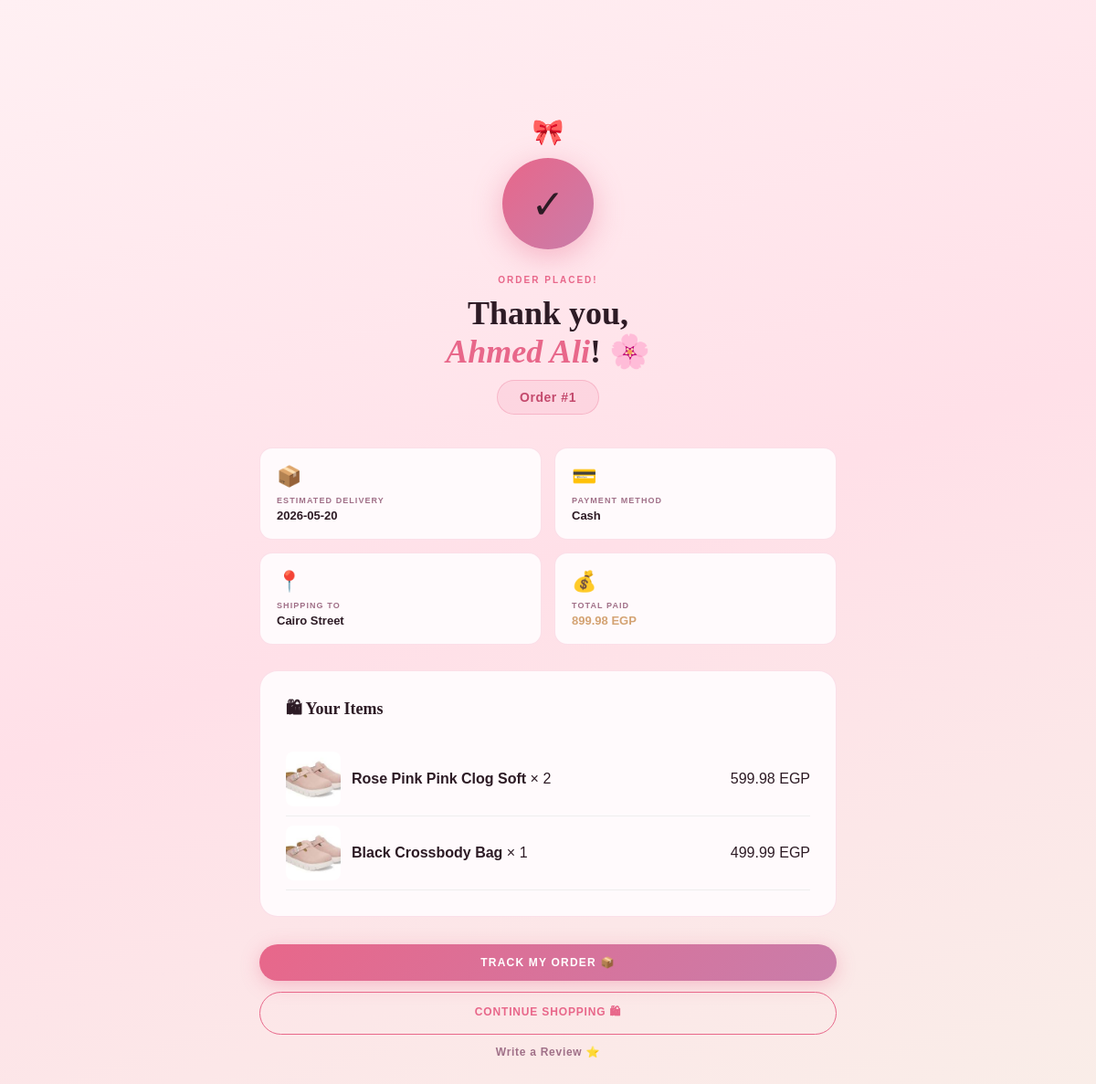
Before: /MVC/View/GUI/placeorder.php?id=1 with the older database file.
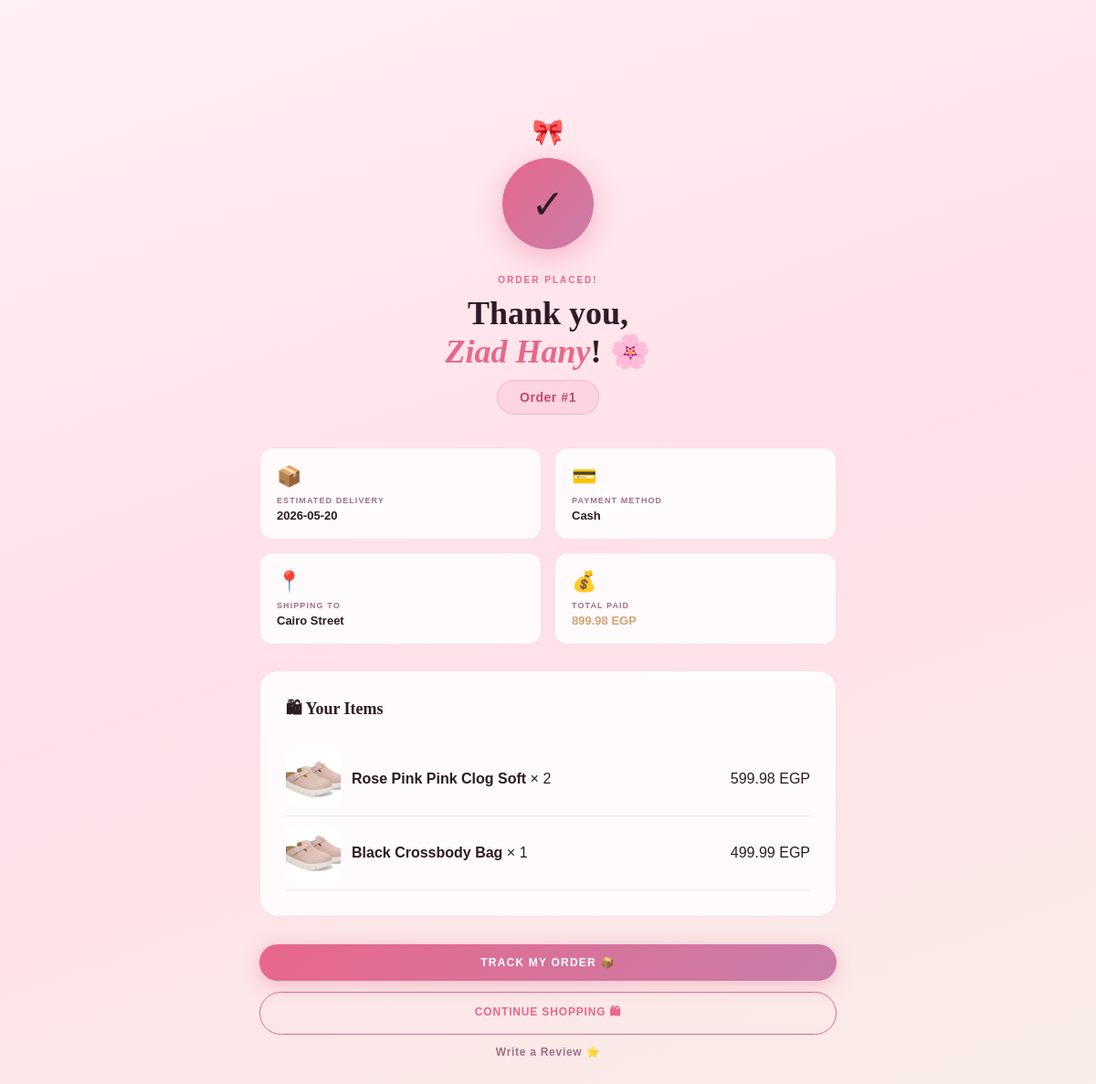
After: the same page with the newer database file.
### tables this page shows
CREATE TABLE orders (
    orderID INT PRIMARY KEY AUTO_INCREMENT,
    userID INT,
    orderDate TIMESTAMP DEFAULT CURRENT_TIMESTAMP,
    totalAmount DECIMAL(10,2),
    status ENUM('Pending','Processing','Shipped','Delivered','Cancelled') DEFAULT 'Pending',
    shippingAddress VARCHAR(255),
    deliveryDate DATE,
    paymentMethod VARCHAR(50),
    FOREIGN KEY (userID) REFERENCES users(userID)
);

CREATE TABLE users (
    userID INT PRIMARY KEY AUTO_INCREMENT,
    name VARCHAR(255),
    email VARCHAR(100) UNIQUE,
    phone VARCHAR(20),
    password VARCHAR(255),
    address VARCHAR(255),
    city VARCHAR(100),
    country VARCHAR(100),
    role ENUM('user','admin') DEFAULT 'user',
    registrationDate TIMESTAMP DEFAULT CURRENT_TIMESTAMP
);

### MVC/Model/order.php (called while the page is built, shortened)
<?php
class Order
{
    public static function getById($conn, $orderID)
    {
        $orderID = (int) $orderID;
        $sql = "SELECT o.*, u.name AS userName
                FROM orders o
                JOIN users u ON o.userID = u.userID
                WHERE o.orderID = $orderID";
        $result = $conn->query($sql);
        if ($row = $result->fetch_assoc()) {
            $order = new Order();
            $order->orderID = $row['orderID'];
            $order->userID = $row['userID'];
            $order->orderDate = $row['orderDate'];
            $order->totalAmount = $row['totalAmount'];
            $order->status = $row['status'];
            $order->shippingAddress = $row['shippingAddress'];
            $order->paymentMethod = $row['paymentMethod'];
            $order->deliveryDate = $row['deliveryDate'];
            $order->userName = $row['userName'];
            return $order;
        }
        return null;
    }
    public static function getItems($conn, $orderID)
    {
        $orderID = (int) $orderID;
        $sql = "SELECT p.name AS product_name, oi.quantity, oi.price,
                   pi.images
            FROM order_items oi
            JOIN product p ON oi.PID = p.PID
            LEFT JOIN product_variants pv ON pv.PID = p.PID
            LEFT JOIN product_images pi ON pi.pvid = pv.pvid
            WHERE oi.orderID = $orderID
            GROUP BY oi.itemID";
        $result = $conn->query($sql);
        $items = [];
        while ($row = $result->fetch_assoc()) {
            $items[] = $row;
        }
        return $items;
    }
}

### MVC/View/GUI/placeorder.php (the view, shortened to what the changed rows need)
<?php
require_once(__DIR__ . '/../../../db.php');
require_once(__DIR__ . '/../../Model/order.php');
$orderID = isset($_GET['id']) ? (int) $_GET['id'] : 0;
$order = Order::getById($conn, $orderID);
$orderItems = Order::getItems($conn, $orderID);
?>
<!DOCTYPE html>
<html lang="en">
<head>
    <link rel="stylesheet" href="../css/navbar.css">
    <link rel="stylesheet" href="../css/main.css">
    <link rel="stylesheet" href="../css/placeorder.css">
</head>
<body>
    <div class="page" id="page-place-order">
        <div class="success-wrap">
            <div class="success-confetti">🎀</div>
            <div class="success-anim">✓</div>
            <div class="success-tag">Order Placed!</div>
            <h1 class="success-title">
                Thank you,<br>
                <em><?php echo $order->userName ?? 'Customer'; ?></em>! 🌸
            </h1>
            <div class="success-order-id">
                Order #<?php echo $order->orderID ?? 'N/A'; ?>
            </div>
            <div class="success-info-grid">
                <div class="sinfo-card">
                    <div class="sinfo-ico">📦</div>
                    <div class="sinfo-lbl">Estimated Delivery</div>
                    <div class="sinfo-val"><?php echo $order->deliveryDate ?? 'TBD'; ?></div>
                </div>
                <div class="sinfo-card">
                    <div class="sinfo-ico">💳</div>
                    <div class="sinfo-lbl">Payment Method</div>
                    <div class="sinfo-val"><?php echo $order->paymentMethod ?? 'N/A'; ?></div>
                </div>
                <div class="sinfo-card">
                    <div class="sinfo-ico">📍</div>
                    <div class="sinfo-lbl">Shipping To</div>
                    <div class="sinfo-val"><?php echo $order->shippingAddress ?? 'N/A'; ?></div>
                </div>
                <div class="sinfo-card">
                    <div class="sinfo-ico">💰</div>
                    <div class="sinfo-lbl">Total Paid</div>
                    <div class="sinfo-val" style="color:#d4a373">
                        <?php echo isset($order->totalAmount) ? number_format($order->totalAmount, 2) : '0.00'; ?> EGP
                    </div>
                </div>
            </div>
            <div class="success-details">
                <div class="sd-title">🛍 Your Items</div>
                <?php if (!empty($orderItems)): ?>
                    <?php foreach ($orderItems as $item): ?>
                        <div class="sd-item"
                            style="display:flex; align-items:center; gap:12px; padding:10px 0; border-bottom:1px solid #eee;">
                        </div>
                    <?php endforeach; ?>
                <?php else: ?>
                    <p>No items found for this order.</p>
                <?php endif; ?>
            </div>
            <div class="success-acts"
                style="margin-top:30px; display:flex; flex-direction:column; gap:12px; align-items:center;">
                <a href="trackorder.php?id=<?php echo $order->orderID ?? 0; ?>" class="btn-primary"
                    style="text-decoration:none; display:inline-block; width:100%; text-align:center;">
                </a>
                <a href="index.php" class="btn-secondary"
                    style="text-decoration:none; display:inline-block; width:100%; text-align:center;">
                </a>
                <a href="review.php?order_id=<?php echo $order->orderID ?? 0; ?>" class="btn-ghost"
                    style="text-decoration:none; display:inline-block; width:100%; text-align:center;">
                </a>
            </div>
        </div>
    </div>
</body>
</html>

Changed rows visible on the page:
changed orders "Cash": userID.name "Ahmed Ali" → "Ziad Hany"
